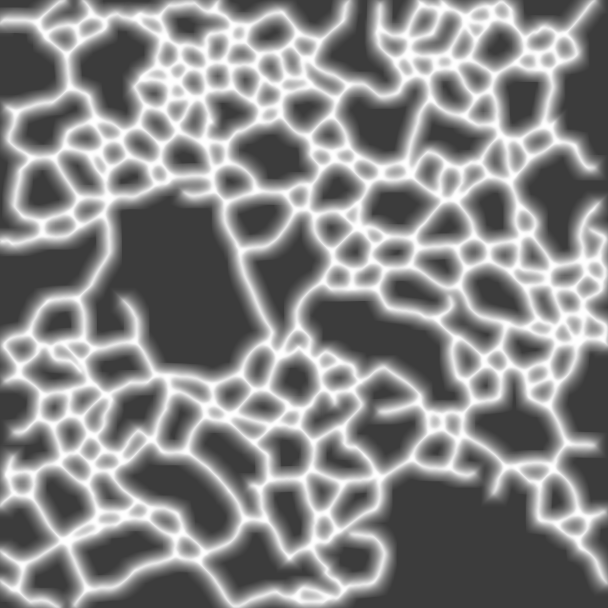
#> input picture tools/mapping/map.png, 1216 x 1216 px, given in place of unet_skel_10.png, which was not available (shown at 1/2 size)
$ jupyter execute --allow-errors denoisingExperiment.ipynb   (text cells are left out)
#> lines starting #> are read from the running program, lines starting #| are printed output that depends on the picture; pictures that were not available may be replaced by others from this repository, and a replacement may not be noted
[cell 1]
from skimage import io, img_as_float
from skimage.restoration import denoise_tv_chambolle
from matplotlib import pyplot as plt
from pathlib import Path
import os

[cell 2]
test_dir = Path('G:/My Drive/Lab/Grain-U-Net/data/test_Pt/')
out_dir = Path('G:/My Drive/Lab/Grain-U-Net/data/test_Pt_denoised/20um')

images = []

for FOV in test_dir.glob('*'):
    if not (FOV / 'raw').is_dir():
        continue
    for fname in FOV.glob('raw/*.png'):
        print(fname)
        img = img_as_float(io.imread(fname))
        images.append(img)

[cell 3]
weights = [10]
for weight in weights:
    os.makedirs(out_dir / str(weight), exist_ok=True)
    for j in range(len(images)):
        img = 255*images[j]
        DNimg = denoise_tv_chambolle(img, weight=weight, eps=0.0002, n_iter_max = 200)  #vary weight, 0.1 for now
        io.imsave(out_dir / str(weight) / 'weight={}_pre{}.png'.format(weight, j), img.astype('uint8'))
        io.imsave(out_dir / str(weight) / 'weight={}_post{}.png'.format(weight, j), DNimg.astype('uint8'))
    print('Finished weight ' + str(weight)  + '!')
#> `ml_img = 1 - ml_img`:
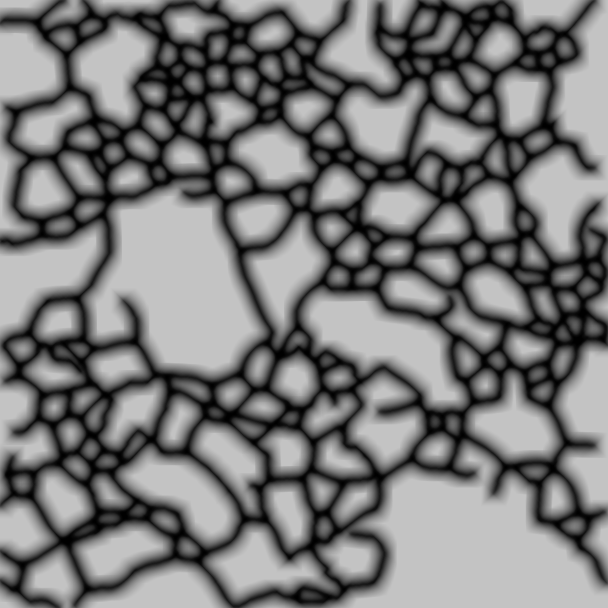
#> ml_img: shape (1216, 1216) float64 (shown at 1/2 size); min 0, max 0.765, mean 0.474
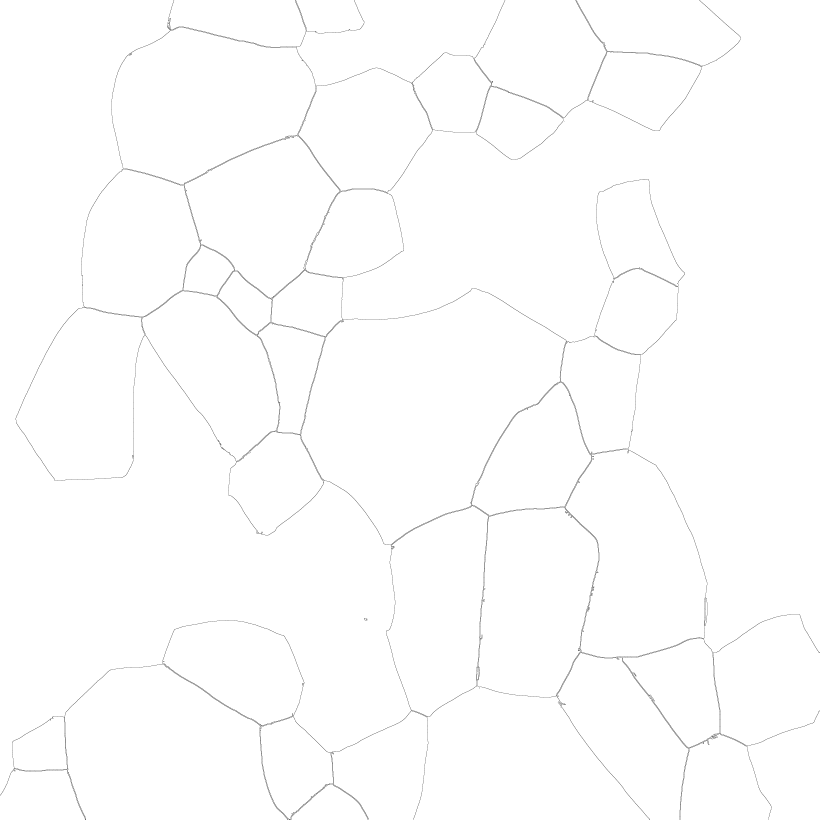
#> input picture tools/alignment/images/2429/test/key/0.png, 4096 x 4096 px, found by its file name (shown at 1/5 size)
#> `key_img = key_img > 0.9`:
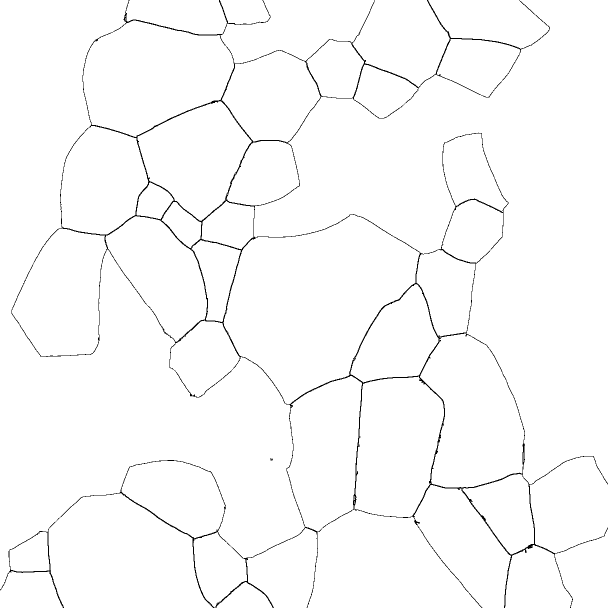
#> key_img: shape (1216, 1216) bool (shown at 1/2 size); 98.4% white; black in thin lines or dots

[cell 4]
import os
from pathlib import Path
from skimage import io
from src import get_unet, image_generator
import numpy as np

target_size = (1200,1200)
#test_dir = Path('data/test_Pt/')
test_dir = Path('G:/My Drive/Lab/Grain-U-Net/data/test_Pt_denoised/')

paths = list(test_dir.glob('*/10/*.png'))                           ### change here
print(f'{len(paths)} images found')
#> (the rest of this cell did not finish here and is left out)

[cell 5]
from pathlib import Path
from skimage import io
from src import post_process
import numpy as np

test_dir = Path('data/test_Pt_denoised/')
if 'test_dir' not in locals():
    test_dir = Path('data/test_Pt_denoised/')

process_args = {
        'compilation': 'min',
        'liberal_thresh': 240,
        'conservative_thresh': 220,
        'invert_double_thresh': True,
        'n_dilations': 2,
        'min_grain_area': 300,
        'prune_size': 100,
        'out_dict': True
}

for FOV in test_dir.glob('*'):
    if not (FOV / 'predict_10').is_dir():                              ### change
        continue

    imgs = np.array([])
    for fname in FOV.glob("predict_10/*.png"):                          ### change
        print(fname)
        if not fname.is_file(): continue

        img = io.imread(fname)
        if len(img.shape) > 2:
            img = img[:,:,0]

        if len(imgs) == 0:
            imgs = img
        else:
            imgs = np.dstack((imgs,img))

    data = post_process(imgs, **process_args)

    from matplotlib import pyplot as plt
    from src.visual_tools import *
    fig, axes = plt.subplots(2, 3, figsize=(15,8))

    for ax in axes.flatten():
        ax.set_axis_off()

    sub_plot(axes[0,0], data['compiled'], title='Min (logical or) Combined Image')
    sub_plot(axes[0,1], data['double_thresh'], title='Double Thresholded Combined Image')
    sub_plot(axes[0,2], data['dilated'], title='Dilated')
    sub_plot(axes[1,2], data['closed'], title='Fill Holes')

    sub_plot(axes[1,1], 255*(1-data['skeleton']), title='Double Threshold Skeleton')
    sub_plot(axes[1,0], 255*(1-data['pruned_skeleton']), title='Pruned Skeleton')

    fig.tight_layout()
    plt.show()
    plt.close()

    io.imsave(FOV / 'unet_skel_10.png', 255 * data['pruned_skeleton'].astype('uint8'))            ### change
    print(f'Saving to: {FOV / "unet_skel.png"}')

[cell 6]
from skimage import io, transform
import numpy as np
from src.analysis import find_iou
import importlib, os
#importlib.reload(iou_test)

test_dir = 'G:/My Drive/Lab/Grain-U-Net/data/test_Pt_denoised/20um/'
traced_dir = test_dir + 'key/'

traced_names = np.sort(os.listdir(traced_dir))
traced = np.char.strip(traced_names, '.png')

results = np.array([], dtype=np.float64)

#> (the rest of this cell did not finish here and is left out)
